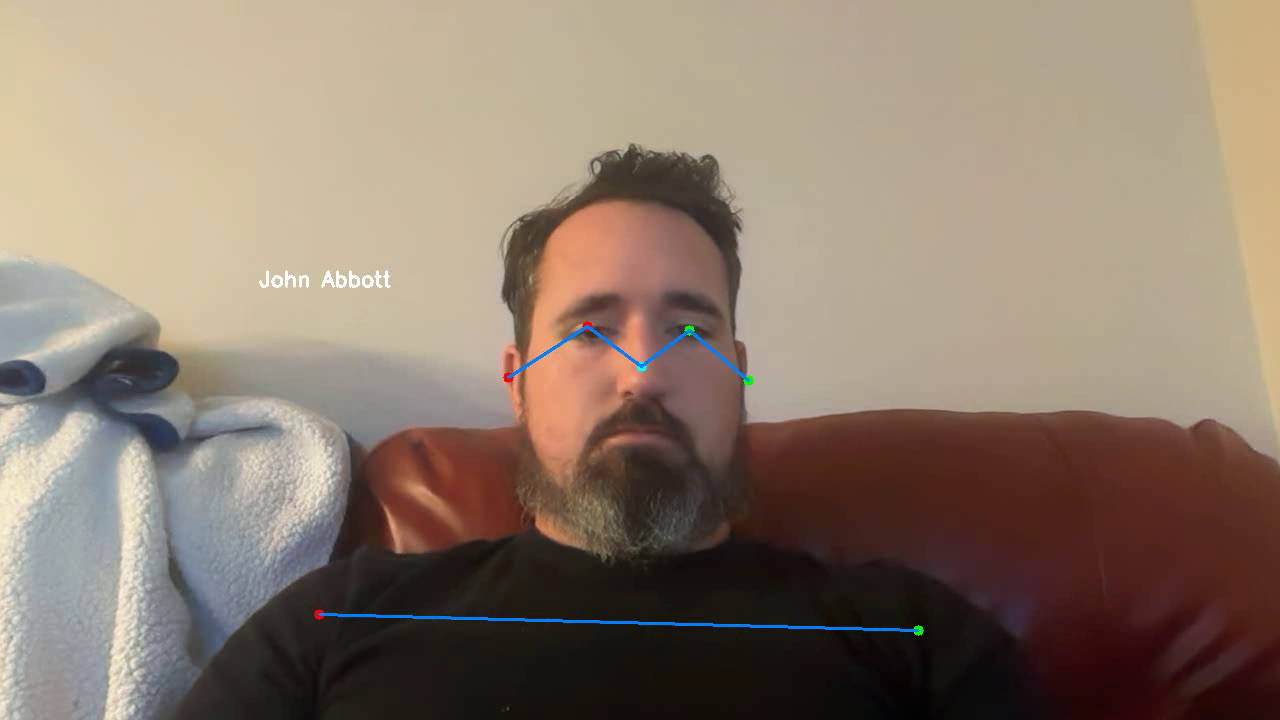
#> input picture frame 18 of data/recordings/session_20251228_131634/session_20251228_131634.mp4, 1280 x 720 px, given in place of the camera
$ python calibrate_stereo.py
#> lines starting #> are read from the running program, lines starting #| are printed output that depends on the picture; after the words box and inside, x2 and y2 are one past the last pixel; in counts of white or black regions, pixels touching at a corner belong together
#!/usr/bin/env python3
"""
Stereo Camera Calibration Tool

Captures synchronized checkerboard images from two cameras and computes
stereo calibration parameters for 3D triangulation.

Usage:
    python calibrate_stereo.py --cam1 0 --cam2 1
    python calibrate_stereo.py --cam1 rtsp://... --cam2 rtsp://...
    python calibrate_stereo.py --images1 cam1/*.jpg --images2 cam2/*.jpg
"""

import cv2
import numpy as np
import json
import argparse
from pathlib import Path
from datetime import datetime
from typing import List, Tuple, Optional


class StereoCalibrator:
    """Stereo camera calibration using checkerboard pattern"""

    def __init__(self, checkerboard: Tuple[int, int] = (9, 6),
                 square_size: float = 0.025):
        """
        Initialize calibrator.

        Args:
            checkerboard: Inner corners (columns, rows) - e.g., (9, 6) for 10x7 squares
            square_size: Size of each square in meters
        """
        self.checkerboard = checkerboard
        self.square_size = square_size

        # Termination criteria for corner refinement
        self.criteria = (cv2.TERM_CRITERIA_EPS + cv2.TERM_CRITERIA_MAX_ITER, 30, 0.001)

        # Prepare object points (3D points in real world space)
        self.objp = np.zeros((checkerboard[0] * checkerboard[1], 3), np.float32)
        self.objp[:, :2] = np.mgrid[0:checkerboard[0], 0:checkerboard[1]].T.reshape(-1, 2)
        self.objp *= square_size

        # Storage for calibration points
        self.obj_points: List[np.ndarray] = []
        self.img_points_1: List[np.ndarray] = []
        self.img_points_2: List[np.ndarray] = []
        self.img_size: Optional[Tuple[int, int]] = None

    def find_corners(self, img1: np.ndarray, img2: np.ndarray) -> Tuple[bool, Optional[np.ndarray], Optional[np.ndarray]]:
        """
        Find checkerboard corners in both images.

        Returns:
            (success, corners1, corners2)
        """
        gray1 = cv2.cvtColor(img1, cv2.COLOR_BGR2GRAY) if len(img1.shape) == 3 else img1
        gray2 = cv2.cvtColor(img2, cv2.COLOR_BGR2GRAY) if len(img2.shape) == 3 else img2

        if self.img_size is None:
            self.img_size = (gray1.shape[1], gray1.shape[0])

        found1, corners1 = cv2.findChessboardCorners(gray1, self.checkerboard, None)
        found2, corners2 = cv2.findChessboardCorners(gray2, self.checkerboard, None)

        if found1 and found2:
            corners1 = cv2.cornerSubPix(gray1, corners1, (11, 11), (-1, -1), self.criteria)
            corners2 = cv2.cornerSubPix(gray2, corners2, (11, 11), (-1, -1), self.criteria)
            return True, corners1, corners2

        return False, None, None

    # [91 lines left out: functions add_points, calibrate, save_calibration, draw_corners, not called in this run]


def capture_live(cam1_source, cam2_source, calibrator: StereoCalibrator,
                 output_dir: str = "calibration_images",
                 target_pairs: int = 20):
    """
    Live capture mode for collecting calibration images.

    Controls:
        SPACE - Capture current frame pair
        Q - Quit and calibrate
        ESC - Quit without calibrating
    """
    output_path = Path(output_dir)
    output_path.mkdir(parents=True, exist_ok=True)

    # Open cameras
    cap1 = cv2.VideoCapture(cam1_source)
    cap2 = cv2.VideoCapture(cam2_source)

    if not cap1.isOpened() or not cap2.isOpened():
        print("Error: Could not open cameras")
        return None

    # Set resolution
    for cap in [cap1, cap2]:
        cap.set(cv2.CAP_PROP_FRAME_WIDTH, 1280)
        cap.set(cv2.CAP_PROP_FRAME_HEIGHT, 720)

    print("\n=== Stereo Calibration Capture ===")
    print(f"Checkerboard: {calibrator.checkerboard[0]}x{calibrator.checkerboard[1]} inner corners")
    print(f"Square size: {calibrator.square_size*1000:.0f}mm")
    print(f"Target: {target_pairs} image pairs")
    print("\nControls:")
    print("  SPACE - Capture when checkerboard detected in both views")
    print("  Q     - Quit and run calibration")
    print("  ESC   - Quit without calibrating")
    print("\nTips:")
    print("  - Hold checkerboard at various angles and distances")
    print("  - Cover all areas of both camera views")
    print("  - Keep the board still when capturing")
    print()

    pair_count = 0

    while True:
        ret1, frame1 = cap1.read()
        ret2, frame2 = cap2.read()

        if not ret1 or not ret2:
            continue

        # Find corners
        found, corners1, corners2 = calibrator.find_corners(frame1, frame2)

        # Draw corners
        vis1 = calibrator.draw_corners(frame1, corners1, found) if found else frame1.copy()
        vis2 = calibrator.draw_corners(frame2, corners2, found) if found else frame2.copy()

        # Add status text
        status = f"Pairs: {pair_count}/{target_pairs}"
        if found:
            status += " - READY (press SPACE)"
            color = (0, 255, 0)
        else:
            status += " - Searching..."
            color = (0, 0, 255)

        cv2.putText(vis1, status, (10, 30), cv2.FONT_HERSHEY_SIMPLEX, 0.7, color, 2)
        cv2.putText(vis2, "Camera 2", (10, 30), cv2.FONT_HERSHEY_SIMPLEX, 0.7, (255, 255, 0), 2)

        # Stack views
        combined = np.hstack([vis1, vis2])
        combined = cv2.resize(combined, (1600, 450))

        cv2.imshow("Stereo Calibration", combined)

        key = cv2.waitKey(1) & 0xFF

        if key == ord(' ') and found:
            # Capture
            calibrator.add_points(corners1, corners2)
            pair_count += 1

            # Save images
            cv2.imwrite(str(output_path / f"cam1_{pair_count:03d}.jpg"), frame1)
            cv2.imwrite(str(output_path / f"cam2_{pair_count:03d}.jpg"), frame2)

            print(f"Captured pair {pair_count}/{target_pairs}")

            if pair_count >= target_pairs:
                print("\nTarget reached! Press Q to calibrate or continue capturing.")

        elif key == ord('q'):
            if pair_count >= 10:
                break
            else:
                print(f"Need at least 10 pairs (have {pair_count})")

        elif key == 27:  # ESC
            print("Cancelled")
            cap1.release()
            cap2.release()
            cv2.destroyAllWindows()
            return None

    cap1.release()
    cap2.release()
    cv2.destroyAllWindows()

    # Run calibration
    return calibrator.calibrate()


# [26 lines left out: function calibrate_from_images, not called in this run]


def main():
    parser = argparse.ArgumentParser(description='Stereo Camera Calibration')
    parser.add_argument('--cam1', default=0, help='Camera 1 source (device index or RTSP URL)')
    parser.add_argument('--cam2', default=1, help='Camera 2 source (device index or RTSP URL)')
    parser.add_argument('--images1', nargs='*', help='Camera 1 images (for offline calibration)')
    parser.add_argument('--images2', nargs='*', help='Camera 2 images (for offline calibration)')
    parser.add_argument('--checkerboard', default='9,6', help='Inner corners: cols,rows')
    parser.add_argument('--square-size', type=float, default=0.025, help='Square size in meters')
    parser.add_argument('--output', '-o', default='stereo_calibration.json', help='Output file')
    parser.add_argument('--target', type=int, default=20, help='Target number of image pairs')

    args = parser.parse_args()

    # Parse checkerboard size
    cols, rows = map(int, args.checkerboard.split(','))

    calibrator = StereoCalibrator(
        checkerboard=(cols, rows),
        square_size=args.square_size
    )

    if args.images1 and args.images2:
        # Offline calibration from images
        calibration = calibrate_from_images(args.images1, args.images2, calibrator)
    else:
        # Live capture
        try:
            cam1 = int(args.cam1)
        except ValueError:
            cam1 = args.cam1

        try:
            cam2 = int(args.cam2)
        except ValueError:
            cam2 = args.cam2

        calibration = capture_live(cam1, cam2, calibrator, target_pairs=args.target)
#> in capture_live, frame1 is the input picture: shape (720, 1280, 3); mean B, G, R 109.3, 124.1, 140.7
#> in find_corners, `gray1 = cv2.cvtColor(img1, cv2.COLOR_BGR2GRAY) if len(img1.shape) == 3..`:
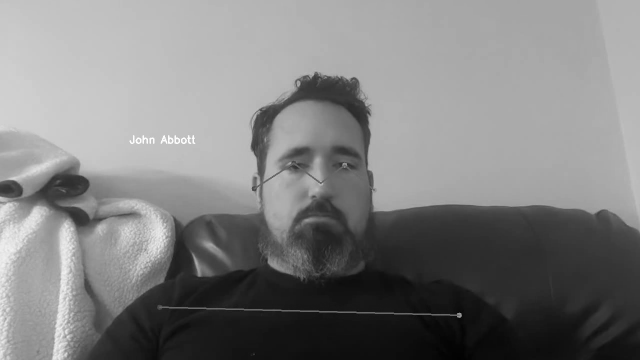
#> gray1: shape (720, 1280) (shown at 1/2 size); min 2, max 255, mean 127.3
#> in find_corners, `found1, corners1 = cv2.findChessboardCorners(gray1, self.checkerboard,..`: found1 = False; corners1 = None
#> in find_corners, `found2, corners2 = cv2.findChessboardCorners(gray2, self.checkerboard,..`: found2 = False; corners2 = None
#> in capture_live, `found, corners1, corners2 = calibrator.find_corners(frame1, frame2)`: found = False
#> in capture_live, `cv2.putText(vis1, status, (10, 30), cv2.FONT_HERSHEY_SIMPLEX, 0.7, col..`:
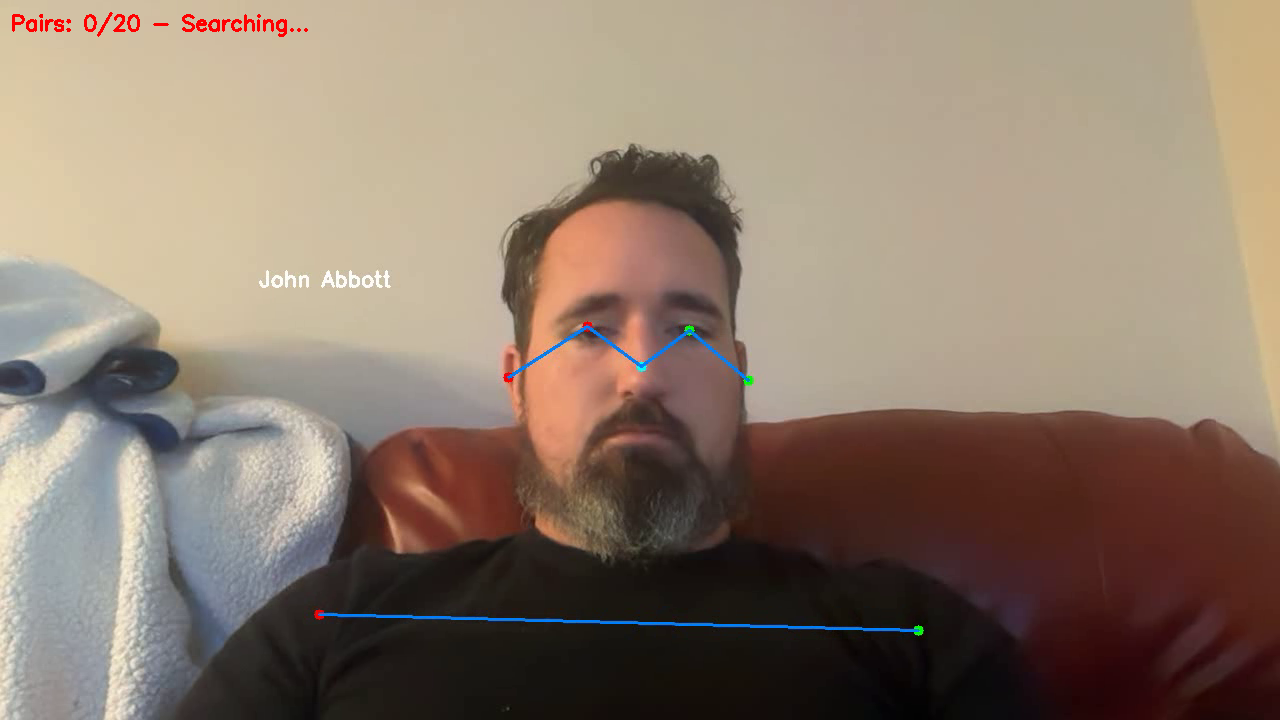
#> vis1: shape (720, 1280, 3); 0.19% of pixels changed, all inside (x1, y1, x2, y2) = (12, 12, 308, 37)
#> in capture_live, `cv2.putText(vis2, "Camera 2", (10, 30), cv2.FONT_HERSHEY_SIMPLEX, 0.7,..`:
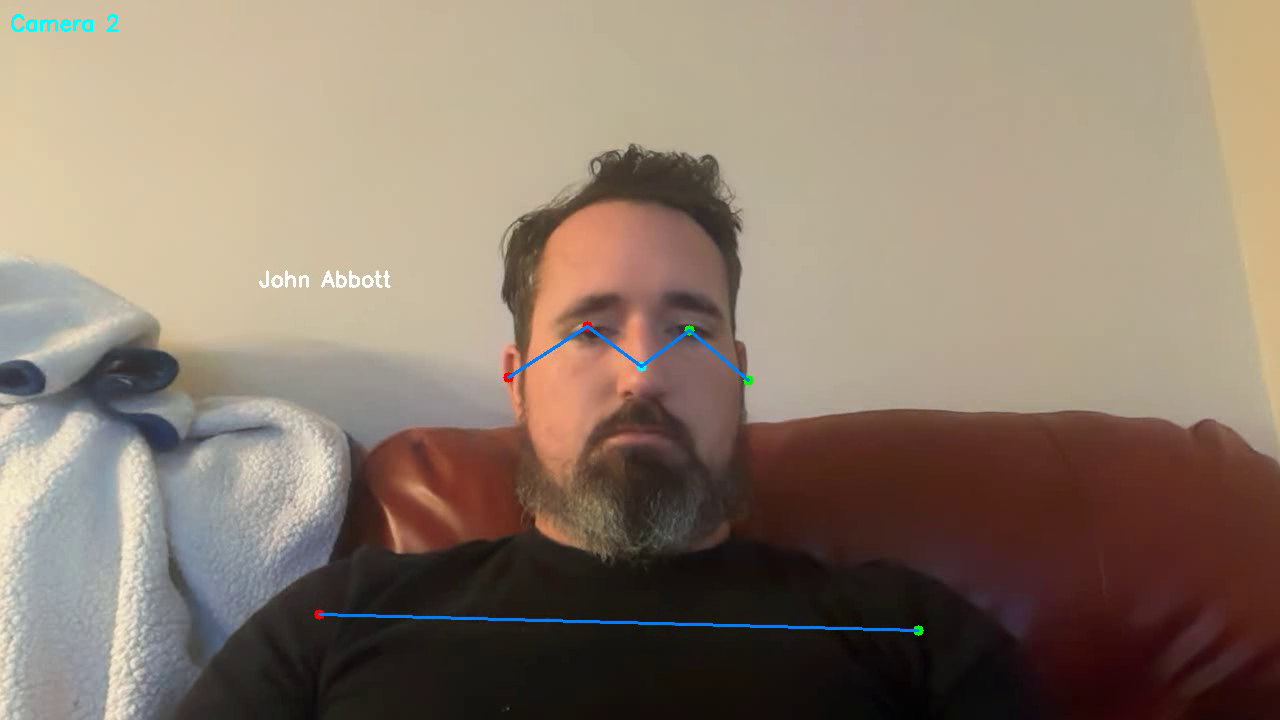
#> vis2: shape (720, 1280, 3); 0.08% of pixels changed, all inside (x1, y1, x2, y2) = (11, 14, 119, 32)
#> in capture_live, `combined = np.hstack([vis1, vis2])`:
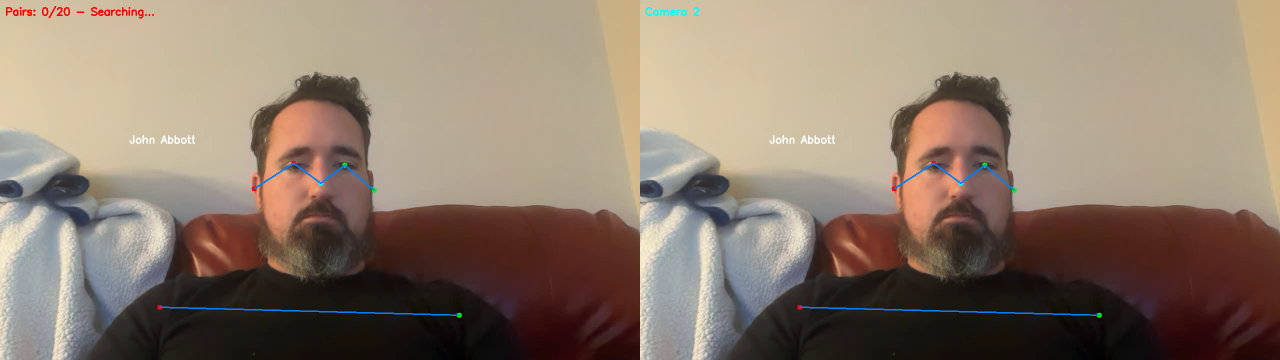
#> combined: shape (720, 2560, 3) (shown at 1/2 size); mean B, G, R 109.2, 124, 140.7
#> (key q is pressed here)

    if calibration:
        calibrator.save_calibration(calibration, args.output)

        print("\n=== Calibration Summary ===")
        print(f"Image size: {calibration['img_size']}")
        print(f"Baseline: {calibration['baseline_m']*100:.1f} cm")
        print(f"Camera 1 RMS: {calibration['cam1_rms']:.4f}")
        print(f"Camera 2 RMS: {calibration['cam2_rms']:.4f}")
        print(f"Stereo RMS: {calibration['stereo_rms']:.4f}")
        print(f"\nSaved to: {args.output}")


if __name__ == '__main__':
    main()

$ run again, starting later in the video
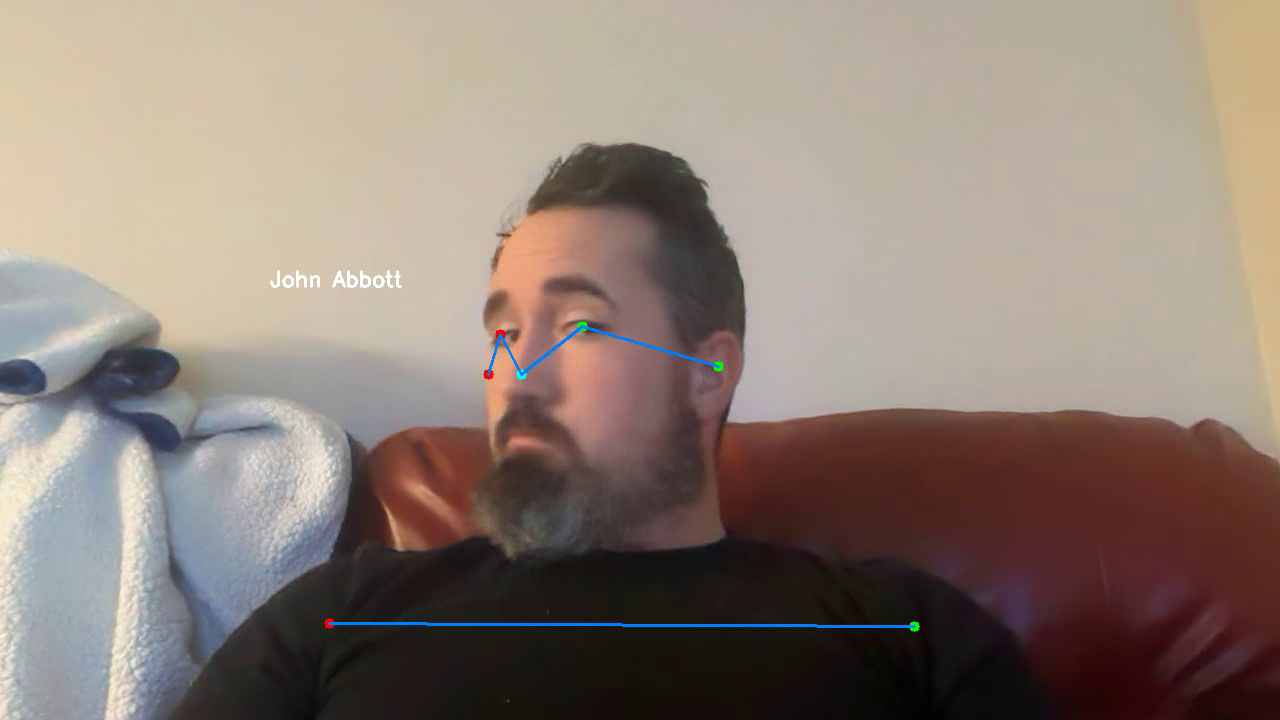
#> input picture frame 85 of data/recordings/session_20251228_131634/session_20251228_131634.mp4, 1280 x 720 px, given in place of the camera
#> in capture_live, frame1 is the input picture: shape (720, 1280, 3); mean B, G, R 118.2, 127.5, 142.1
#> in find_corners, `gray1 = cv2.cvtColor(img1, cv2.COLOR_BGR2GRAY) if len(img1.shape) == 3..`:
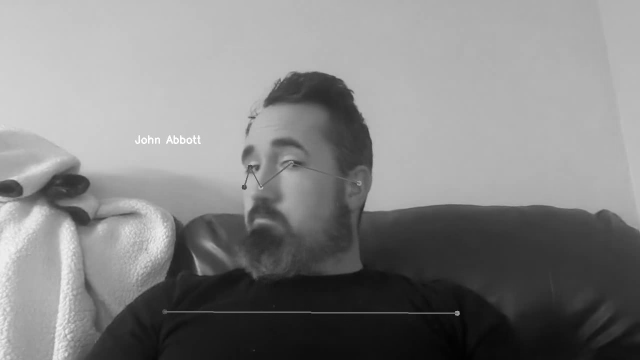
#> gray1: shape (720, 1280) (shown at 1/2 size); min 1, max 255, mean 130.8
#> found1 = False; corners1 = None
#> found2 = False; corners2 = None
#> found = False
#> vis1: shape (720, 1280, 3); 0.19% of pixels changed, all inside (x1, y1, x2, y2) = (12, 12, 308, 37)
#> vis2: shape (720, 1280, 3); 0.08% of pixels changed, all inside (x1, y1, x2, y2) = (11, 14, 119, 32)
#> in capture_live, `combined = np.hstack([vis1, vis2])`:
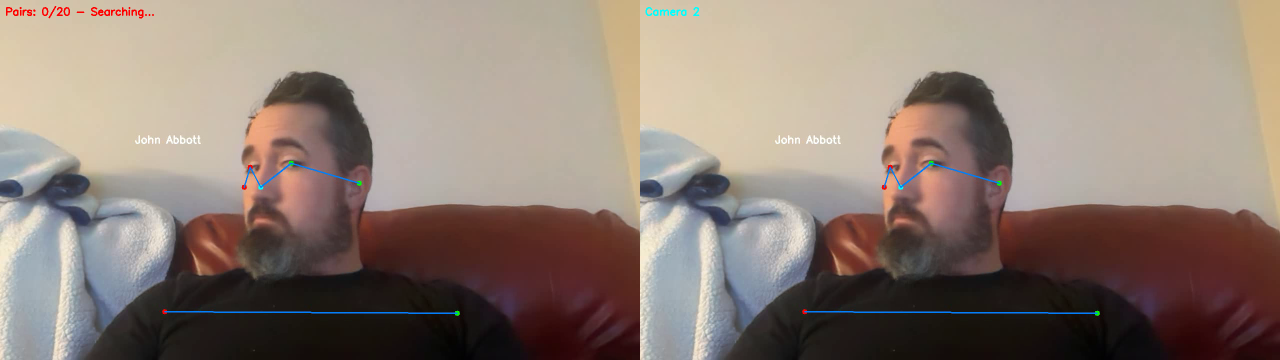
#> combined: shape (720, 2560, 3) (shown at 1/2 size); mean B, G, R 118, 127.3, 142
